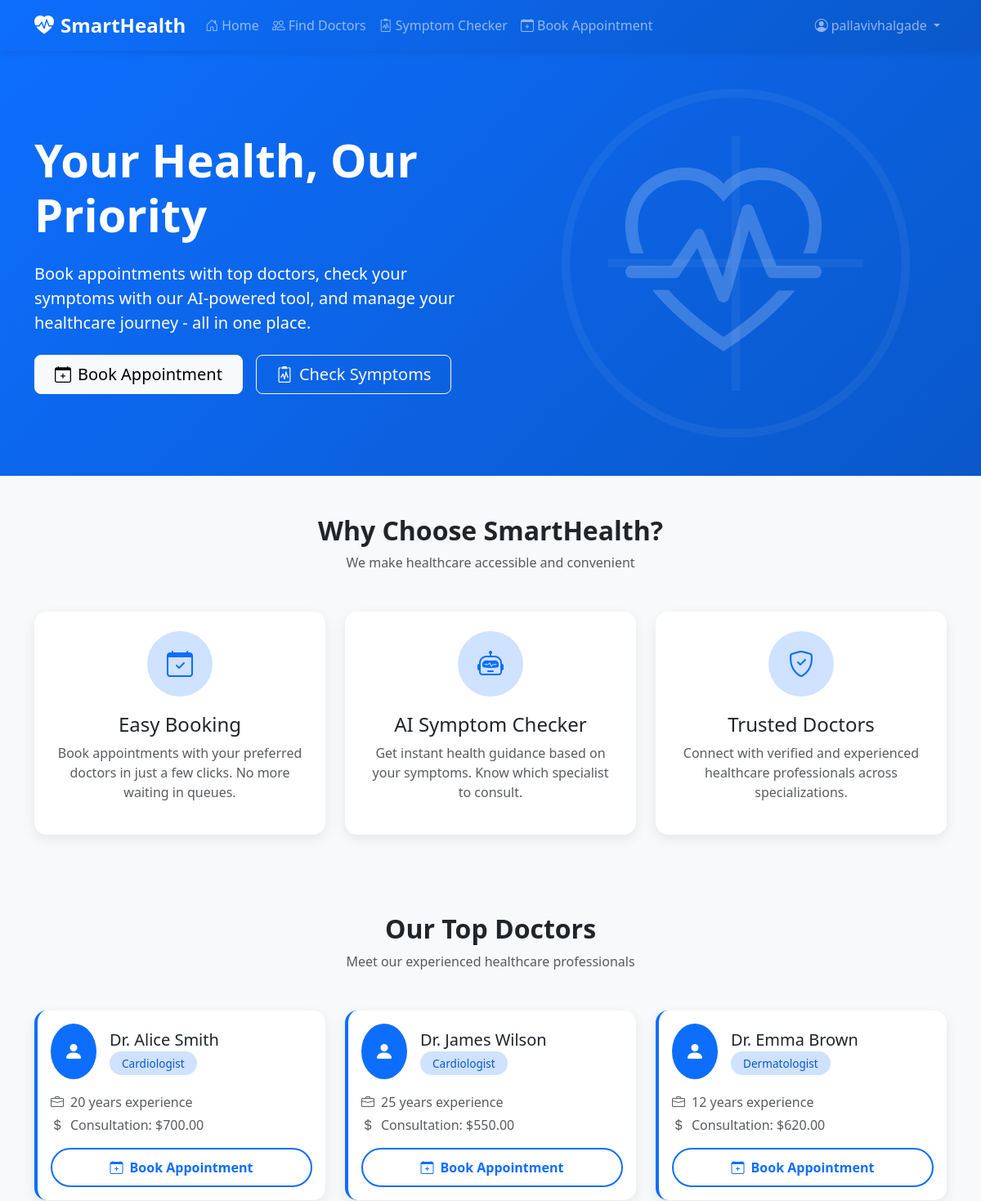
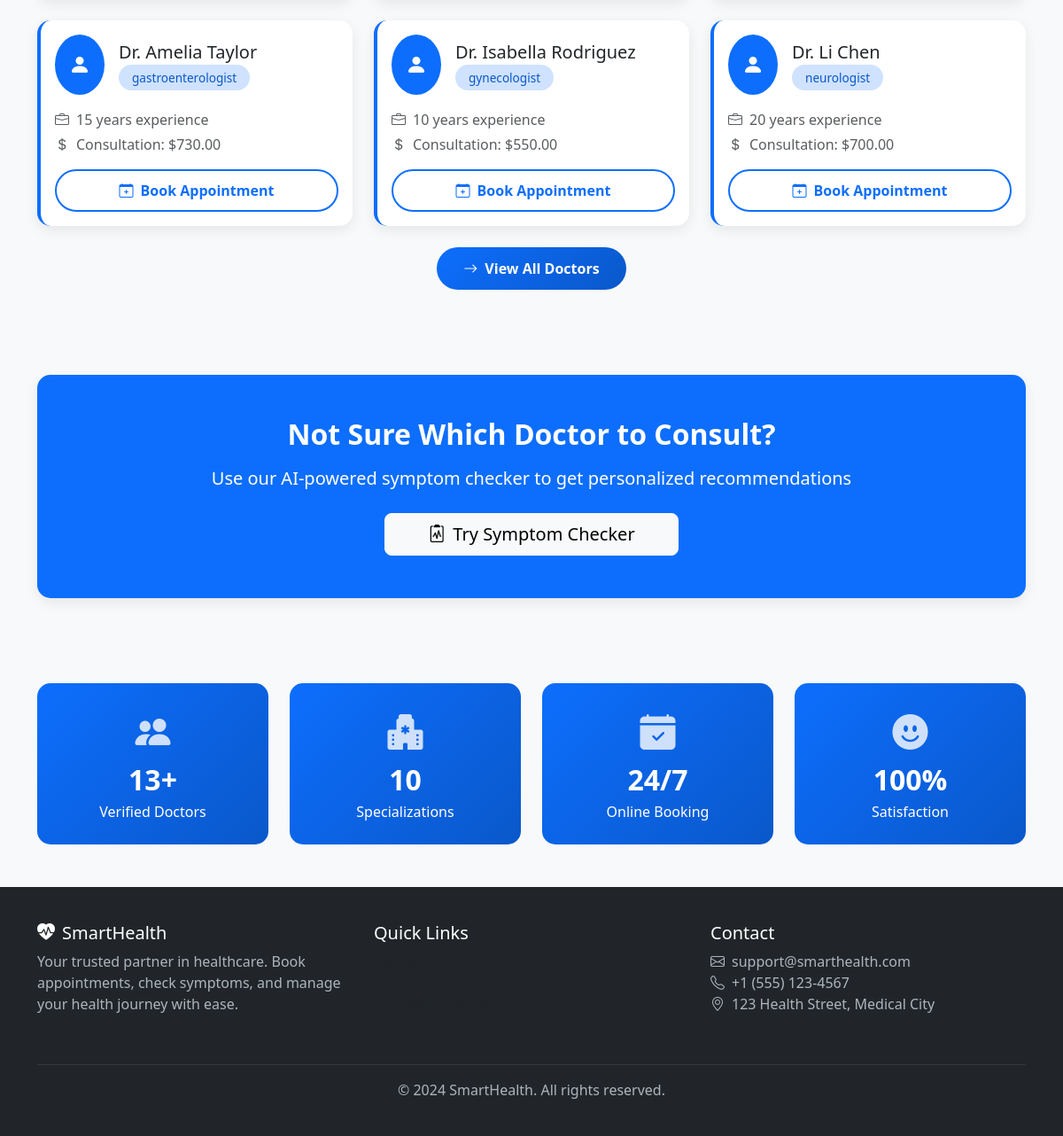
Screenshot of / (signed in) with the database file from the repository (2 pictures, top to bottom).
### accounts/models.py (models this page shows, shortened)
class User(AbstractUser):
    id = models.UUIDField(primary_key=True, default=uuid.uuid4, editable=False)
    USER_TYPE_CHOICES = (
        ('patient', 'Patient'),
        ('doctor', 'Doctor'),
    )
    user_type = models.CharField(max_length=10, choices=USER_TYPE_CHOICES, default='patient')
    phone = models.CharField(max_length=15, blank=True)
    address = models.TextField(blank=True)
    date_of_birth = models.DateField(null=True, blank=True)
    profile_picture = models.ImageField(upload_to='profile_pics/', blank=True, null=True)
    created_at = models.DateTimeField(auto_now_add=True)
    updated_at = models.DateTimeField(auto_now=True)
    @property
    def is_patient(self):
        return self.user_type == 'patient'

class DoctorProfile(models.Model):
    id = models.UUIDField(primary_key=True, default=uuid.uuid4, editable=False)
    user = models.OneToOneField(User, on_delete=models.CASCADE, related_name='doctor_profile')
    SPECIALIZATION_CHOICES = (
        ('general_physician', 'General Physician'),
        ('cardiologist', 'Cardiologist'),
        ('dermatologist', 'Dermatologist'),
        ('pediatrician', 'Pediatrician'),
        ('orthopedic', 'Orthopedic'),
        ('ent', 'ENT'),
        ('gastroenterology', 'Gastroenterology'),
        ('neurology', 'Neurology'),
        ('psychiatry', 'Psychiatry'),
        ('endocrinology', 'Endocrinology'),
    )
    specialization = models.CharField(max_length=50, choices=SPECIALIZATION_CHOICES)
    license_number = models.CharField(max_length=50, unique=True)
    experience_years = models.PositiveIntegerField(default=0)
    consultation_fee = models.DecimalField(max_digits=10, decimal_places=2, default=500.00)
    bio = models.TextField(blank=True)
    is_available = models.BooleanField(default=True)
    created_at = models.DateTimeField(auto_now_add=True)
    class Meta:
        ordering = ['specialization', 'user__first_name']

### accounts/views.py (the view)
# urls.py: path('', home, name='home'),
def home(request):
    doctors = DoctorProfile.objects.filter(is_available=True)[:6]
    context = {
        'doctors': doctors,
        'total_doctors': DoctorProfile.objects.filter(is_available=True).count(),
    }
    return render(request, 'accounts/home.html', context)

### accounts/templates/accounts/home.html (shortened to what this page needs)
{% extends 'base.html' %}
{% block content %}
<section class="hero-section">
    <div class="container">
        <div class="row align-items-center">
            <div class="col-lg-6">
                <h1 class="display-4 fw-bold mb-4">Your Health, Our Priority</h1>
                <p class="lead mb-4">Book appointments with top doctors, check your symptoms with our AI-powered tool, and manage your healthcare journey - all in one place.</p>
                <div class="d-flex gap-3 flex-wrap">
                    {% if user.is_authenticated %}
                    <a href="{% url 'book_appointment' %}" class="btn btn-light btn-lg px-4">
                        <i class="bi bi-calendar-plus me-2"></i>Book Appointment
                    </a>
                    <a href="{% url 'symptom_checker' %}" class="btn btn-outline-light btn-lg px-4">
                        <i class="bi bi-clipboard2-pulse me-2"></i>Check Symptoms
                    </a>
                    {% endif %}
                </div>
            </div>
            <div class="col-lg-6 text-center mt-5 mt-lg-0">
                <div class="position-relative">
                    <i class="bi bi-heart-pulse" style="font-size: 15rem; opacity: 0.2;"></i>
                </div>
            </div>
        </div>
    </div>
</section>
<section class="py-5">
    <div class="container">
        <div class="text-center mb-5">
            <h2 class="fw-bold">Why Choose SmartHealth?</h2>
            <p class="text-muted">We make healthcare accessible and convenient</p>
        </div>
        <div class="row g-4">
            <div class="col-md-4">
                <div class="card h-100 text-center p-4">
                    <div class="feature-icon">
                        <i class="bi bi-calendar-check"></i>
                    </div>
                    <h4>Easy Booking</h4>
                    <p class="text-muted">Book appointments with your preferred doctors in just a few clicks. No more waiting in queues.</p>
                </div>
            </div>
            <div class="col-md-4">
                <div class="card h-100 text-center p-4">
                    <div class="feature-icon">
                        <i class="bi bi-robot"></i>
                    </div>
                    <h4>AI Symptom Checker</h4>
                    <p class="text-muted">Get instant health guidance based on your symptoms. Know which specialist to consult.</p>
                </div>
            </div>
            <div class="col-md-4">
                <div class="card h-100 text-center p-4">
                    <div class="feature-icon">
                        <i class="bi bi-shield-check"></i>
                    </div>
                    <h4>Trusted Doctors</h4>
                    <p class="text-muted">Connect with verified and experienced healthcare professionals across specializations.</p>
                </div>
            </div>
        </div>
    </div>
</section>
{% if doctors %}
<section class="py-5 bg-light">
    <div class="container">
        <div class="text-center mb-5">
            <h2 class="fw-bold">Our Top Doctors</h2>
            <p class="text-muted">Meet our experienced healthcare professionals</p>
        </div>
        <div class="row g-4">
            {% for doctor in doctors %}
            <div class="col-md-6 col-lg-4">
                <div class="card doctor-card h-100">
                    <div class="card-body">
                        <div class="d-flex align-items-center mb-3">
                            <div class="bg-primary text-white rounded-circle p-3 me-3">
                                <i class="bi bi-person-fill fs-4"></i>
                            </div>
                            <div>
                                <h5 class="mb-1">Dr. {{ doctor.user.get_full_name }}</h5>
                                <span class="specialty-badge">{{ doctor.get_specialization_display }}</span>
                            </div>
                        </div>
                        <div class="mb-3">
                            <p class="text-muted mb-1">
                                <i class="bi bi-briefcase me-2"></i>{{ doctor.experience_years }} years experience
                            </p>
                            <p class="text-muted mb-0">
                                <i class="bi bi-currency-dollar me-2"></i>Consultation: ${{ doctor.consultation_fee }}
                            </p>
                        </div>
                        {% if user.is_authenticated and user.is_patient %}
                        <a href="{% url 'book_appointment' %}?doctor={{ doctor.id }}" class="btn btn-outline-primary w-100">
                            <i class="bi bi-calendar-plus me-2"></i>Book Appointment
                        </a>
                        {% endif %}
                    </div>
                </div>
            </div>
            {% endfor %}
        </div>
        <div class="text-center mt-4">
            <a href="{% url 'doctor_list' %}" class="btn btn-primary">
                <i class="bi bi-arrow-right me-2"></i>View All Doctors
            </a>
        </div>
    </div>
</section>
{% endif %}
<section class="py-5">
    <div class="container">
        <div class="card bg-primary text-white text-center p-5">
            <h2 class="fw-bold mb-3">Not Sure Which Doctor to Consult?</h2>
            <p class="lead mb-4">Use our AI-powered symptom checker to get personalized recommendations</p>
            <div>
                <a href="{% url 'symptom_checker' %}" class="btn btn-light btn-lg px-5">
                    <i class="bi bi-clipboard2-pulse me-2"></i>Try Symptom Checker
                </a>
            </div>
        </div>
    </div>
</section>
<section class="py-5 bg-light">
    <div class="container">
        <div class="row g-4 text-center">
            <div class="col-md-3 col-6">
                <div class="stat-card">
                    <i class="bi bi-people-fill"></i>
                    <div class="stat-number">{{ total_doctors|default:"10" }}+</div>
                    <div>Verified Doctors</div>
                </div>
            </div>
            <div class="col-md-3 col-6">
                <div class="stat-card">
                    <i class="bi bi-hospital-fill"></i>
                    <div class="stat-number">10</div>
                    <div>Specializations</div>
                </div>
            </div>
            <div class="col-md-3 col-6">
                <div class="stat-card">
                    <i class="bi bi-calendar-check-fill"></i>
                    <div class="stat-number">24/7</div>
                    <div>Online Booking</div>
                </div>
            </div>
            <div class="col-md-3 col-6">
                <div class="stat-card">
                    <i class="bi bi-emoji-smile-fill"></i>
                    <div class="stat-number">100%</div>
                    <div>Satisfaction</div>
                </div>
            </div>
        </div>
    </div>
</section>
{% endblock %}

### templates/base.html (shortened to what this page needs)
<!DOCTYPE html>
<html lang="en">
<head>
    <link href="https://cdn.jsdelivr.net/npm/bootstrap@5.3.2/dist/css/bootstrap.min.css" rel="stylesheet">
    <link rel="stylesheet" href="https://cdn.jsdelivr.net/npm/bootstrap-icons@1.11.1/font/bootstrap-icons.css">
</head>
<body>
    <nav class="navbar navbar-expand-lg navbar-dark sticky-top">
        <div class="container">
            <a class="navbar-brand" href="{% url 'home' %}">
                <i class="bi bi-heart-pulse-fill me-2"></i>SmartHealth
            </a>
            <div class="collapse navbar-collapse" id="navbarNav">
                <ul class="navbar-nav me-auto">
                    <li class="nav-item">
                        <a class="nav-link" href="{% url 'home' %}"><i class="bi bi-house-door me-1"></i>Home</a>
                    </li>
                    <li class="nav-item">
                        <a class="nav-link" href="{% url 'doctor_list' %}"><i class="bi bi-people me-1"></i>Find Doctors</a>
                    </li>
                    <li class="nav-item">
                        <a class="nav-link" href="{% url 'symptom_checker' %}"><i class="bi bi-clipboard2-pulse me-1"></i>Symptom Checker</a>
                    </li>
                    {% if user.is_authenticated %}
                    <li class="nav-item">
                        <a class="nav-link" href="{% url 'book_appointment' %}"><i class="bi bi-calendar-plus me-1"></i>Book Appointment</a>
                    </li>
                    {% endif %}
                </ul>
                <ul class="navbar-nav">
                    {% if user.is_authenticated %}
                    <li class="nav-item dropdown">
                        <a class="nav-link dropdown-toggle" href="#" data-bs-toggle="dropdown">
                            <i class="bi bi-person-circle me-1"></i>{{ user.first_name|default:user.username }}
                        </a>
                    </li>
                    {% endif %}
                </ul>
            </div>
        </div>
    </nav>
    <main>
        {% block content %}{% endblock %}
    </main>
    <footer class="footer">
        <div class="container">
            <div class="row">
                <div class="col-md-4 mb-4">
                    <h5 class="text-white"><i class="bi bi-heart-pulse-fill me-2"></i>SmartHealth</h5>
                    <p>Your trusted partner in healthcare. Book appointments, check symptoms, and manage your health journey with ease.</p>
                </div>
                <div class="col-md-4 mb-4">
                    <h5 class="text-white">Quick Links</h5>
                    <ul class="list-unstyled">
                        <li><a href="{% url 'home' %}" class="text-decoration-none text-muted">Home</a></li>
                        <li><a href="{% url 'doctor_list' %}" class="text-decoration-none text-muted">Find Doctors</a></li>
                        <li><a href="{% url 'symptom_checker' %}" class="text-decoration-none text-muted">Symptom Checker</a></li>
                    </ul>
                </div>
                <div class="col-md-4 mb-4">
                    <h5 class="text-white">Contact</h5>
                    <ul class="list-unstyled">
                        <li><i class="bi bi-envelope me-2"></i>support@smarthealth.com</li>
                        <li><i class="bi bi-telephone me-2"></i>+1 (555) 123-4567</li>
                        <li><i class="bi bi-geo-alt me-2"></i>123 Health Street, Medical City</li>
                    </ul>
                </div>
            </div>
            <hr class="border-secondary">
            <div class="text-center">
                <p class="mb-0">&copy; 2024 SmartHealth. All rights reserved.</p>
            </div>
        </div>
    </footer>
</body>
</html>

### templates/base.html (style rules this page uses)
:root { --primary-blue: #0d6efd; --dark-blue: #0a58ca; --light-blue: #cfe2ff; --accent-blue: #6ea8fe; }
body { font-family: 'Segoe UI', Tahoma, Geneva, Verdana, sans-serif; background-color: #f8f9fa; min-height: 100vh; display: flex; flex-direction: column; }
.navbar { background: linear-gradient(135deg, var(--primary-blue), var(--dark-blue)); box-shadow: 0 2px 10px rgba(0, 0, 0, 0.1); }
.navbar-brand { font-weight: 700; font-size: 1.5rem; }
.nav-link { font-weight: 500; transition: all 0.3s ease; }
.hero-section { background: linear-gradient(135deg, var(--primary-blue), var(--dark-blue)); color: white; padding: 80px 0; position: relative; overflow: hidden; }
.hero-section::before { content: ''; position: absolute; top: 0; right: 0; width: 50%; height: 100%; opacity: 0.5; }
.card { border: none; border-radius: 15px; box-shadow: 0 5px 15px rgba(0, 0, 0, 0.08); transition: transform 0.3s ease, box-shadow 0.3s ease; }
.btn-primary { background: linear-gradient(135deg, var(--primary-blue), var(--dark-blue)); border: none; padding: 12px 30px; border-radius: 25px; font-weight: 600; transition: all 0.3s ease; }
.btn-outline-primary { border: 2px solid var(--primary-blue); border-radius: 25px; padding: 10px 28px; font-weight: 600; }
.feature-icon { width: 80px; height: 80px; background: var(--light-blue); border-radius: 50%; display: flex; align-items: center; justify-content: center; margin: 0 auto 20px; }
.feature-icon i { font-size: 2rem; color: var(--primary-blue); }
.doctor-card { border-left: 4px solid var(--primary-blue); }
.specialty-badge { background: var(--light-blue); color: var(--dark-blue); padding: 5px 15px; border-radius: 20px; font-size: 0.85rem; font-weight: 500; }
.footer { background: #212529; color: #adb5bd; padding: 40px 0; margin-top: auto; }
.stat-card { background: linear-gradient(135deg, var(--primary-blue), var(--dark-blue)); color: white; border-radius: 15px; padding: 25px; }
.stat-card i { font-size: 2.5rem; opacity: 0.8; }
.stat-card .stat-number { font-size: 2rem; font-weight: 700; }

### rows the page displays
User: first_name "pallavivhalgade"
DoctorProfile: user.get_full_name "Alice Smith", specialization "Cardiologist", experience_years "20", consultation_fee "700.00"
DoctorProfile: user.get_full_name "James Wilson", specialization "Cardiologist", experience_years "25", consultation_fee "550.00"
DoctorProfile: user.get_full_name "Emma Brown", specialization "Dermatologist", experience_years "12", consultation_fee "620.00"
DoctorProfile: user.get_full_name "Amelia Taylor", specialization "gastroenterologist", experience_years "15", consultation_fee "730.00"
DoctorProfile: user.get_full_name "Isabella Rodriguez", specialization "gynecologist", experience_years "10", consultation_fee "550.00"
DoctorProfile: user.get_full_name "Li Chen", specialization "neurologist", experience_years "20", consultation_fee "700.00"

### other values shown
{{ total_doctors|default:"10" }} "13"
